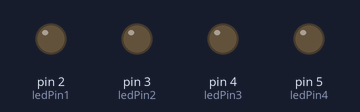
This sketch was run on a simulated Arduino Uno, built with avr-gcc and run on an emulated ATmega328P. Shown: output pins drawn as LEDs (lit = HIGH).

Above: at 0.1 s.
At 4.1 s:
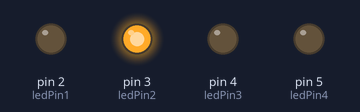
At 8.1 s:
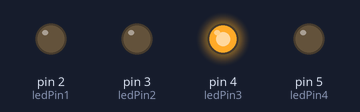
At 18.1 s:
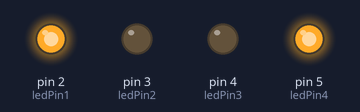
At 28.1 s:
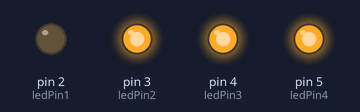
At 38.1 s:
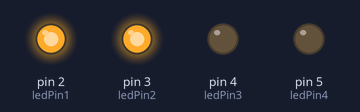
Timing chart, 0 to 39.6 s (numbered marks = the images above):
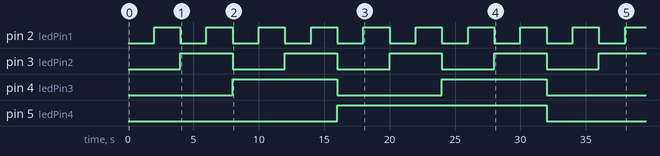

The sketch:

Binary_counter.ino
```cpp
int ledPin1 = 2;
int ledPin2 = 3;
int ledPin3 = 4;
int ledPin4 = 5;
int waitTime = 2000;
void setup() {
  // put your setup code here, to run once:
  pinMode(ledPin1, OUTPUT);
  pinMode(ledPin2, OUTPUT);
  pinMode(ledPin3, OUTPUT);
  pinMode(ledPin4, OUTPUT);
}

void loop() {
  // put your main code here, to run repeatedly:
  /***********
        0
   ***********/
  digitalWrite(ledPin1, LOW);
  digitalWrite(ledPin2, LOW);
  digitalWrite(ledPin3, LOW);
  digitalWrite(ledPin4, LOW);
  delay(waitTime);

  /***********
        1
   ***********/
  digitalWrite(ledPin1, HIGH);
  digitalWrite(ledPin2, LOW);
  digitalWrite(ledPin3, LOW);
  digitalWrite(ledPin4, LOW);
  delay(waitTime);

  /***********
        2
   ***********/
  digitalWrite(ledPin1, LOW);
  digitalWrite(ledPin2, HIGH);
  digitalWrite(ledPin3, LOW);
  digitalWrite(ledPin4, LOW);
  delay(waitTime);

   /***********
        3
   ***********/
  digitalWrite(ledPin1, HIGH);
  digitalWrite(ledPin2, HIGH);
  digitalWrite(ledPin3, LOW);
  digitalWrite(ledPin4, LOW);
  delay(waitTime);

  /***********
        4
   ***********/
  digitalWrite(ledPin1, LOW);
  digitalWrite(ledPin2, LOW);
  digitalWrite(ledPin3, HIGH);
  digitalWrite(ledPin4, LOW);
  delay(waitTime);

  /***********
        5
   ***********/
  digitalWrite(ledPin1, HIGH);
  digitalWrite(ledPin2, LOW);
  digitalWrite(ledPin3, HIGH);
  digitalWrite(ledPin4, LOW);
  delay(waitTime);

  /***********
        6
   ***********/
  digitalWrite(ledPin1, LOW);
  digitalWrite(ledPin2, HIGH);
  digitalWrite(ledPin3, HIGH);
  digitalWrite(ledPin4, LOW);
  delay(waitTime);

  /***********
        7
   ***********/
  digitalWrite(ledPin1, HIGH);
  digitalWrite(ledPin2, HIGH);
  digitalWrite(ledPin3, HIGH);
  digitalWrite(ledPin4, LOW);
  delay(waitTime);

  /***********
        8
   ***********/
  digitalWrite(ledPin1, LOW);
  digitalWrite(ledPin2, LOW);
  digitalWrite(ledPin3, LOW);
  digitalWrite(ledPin4, HIGH);
  delay(waitTime);

  /***********
        9
   ***********/
  digitalWrite(ledPin1, HIGH);
  digitalWrite(ledPin2, LOW);
  digitalWrite(ledPin3, LOW);
  digitalWrite(ledPin4, HIGH);
  delay(waitTime);

  /***********
        10
   ***********/
  digitalWrite(ledPin1, LOW);
  digitalWrite(ledPin2, HIGH);
  digitalWrite(ledPin3, LOW);
  digitalWrite(ledPin4, HIGH);
  delay(waitTime);

  /***********
        11
   ***********/
  digitalWrite(ledPin1, HIGH);
  digitalWrite(ledPin2, HIGH);
  digitalWrite(ledPin3, LOW);
  digitalWrite(ledPin4, HIGH);
  delay(waitTime);

  /***********
        12
   ***********/
  digitalWrite(ledPin1, LOW);
  digitalWrite(ledPin2, LOW);
  digitalWrite(ledPin3, HIGH);
  digitalWrite(ledPin4, HIGH);
  delay(waitTime);

  /***********
        13
   ***********/
  digitalWrite(ledPin1, HIGH);
  digitalWrite(ledPin2, LOW);
  digitalWrite(ledPin3, HIGH);
  digitalWrite(ledPin4, HIGH);
  delay(waitTime);

  /***********
        14
   ***********/
  digitalWrite(ledPin1, LOW);
  digitalWrite(ledPin2, HIGH);
  digitalWrite(ledPin3, HIGH);
  digitalWrite(ledPin4, HIGH);
  delay(waitTime);

  /***********
        15
   ***********/
  digitalWrite(ledPin1, HIGH);
  digitalWrite(ledPin2, HIGH);
  digitalWrite(ledPin3, HIGH);
  digitalWrite(ledPin4, HIGH);
  delay(waitTime);
}
```

Measured:
- by itself, pin 2 (ledPin1): alternates HIGH for 2.0 s and LOW for 2.0 s
- by itself, pin 3 (ledPin2): alternates HIGH for 4.0 s and LOW for 4.0 s
- by itself, pin 4 (ledPin3): alternates HIGH for 8.0 s and LOW for 8.0 s
- by itself, pin 5 (ledPin4): LOW → HIGH at 16.0 s, → LOW 16.0 s later
